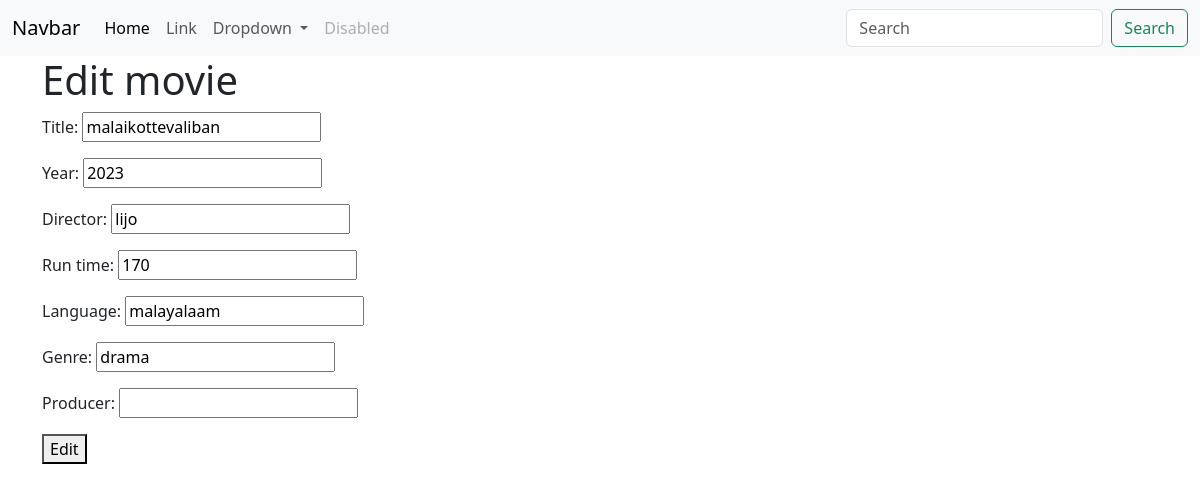
Screenshot of /movies/7/change/ with the database file from the repository.
### myapp/models.py (models this page shows, shortened)
class Movie(models.Model):
    title=models.CharField(max_length=200)
    year=models.CharField(max_length=200)
    director=models.CharField(max_length=200)
    run_time=models.PositiveIntegerField()
    language=models.CharField(max_length=200)
    genre=models.CharField(max_length=200)
    producer=models.CharField(max_length=200,null=True)

### myapp/views.py (the view, shortened to what this page needs)
# urls.py: path("movies/<int:pk>/change/",views.MovieUpdateView.as_view(),name="movie-edit")
class MovieUpdateView(View):
    def get(self,request,*args,**kwargs):
        id=kwargs.get("pk")#i
        movie_object=Movie.objects.get(id=id)#type of movie_object is queryset
        dictionary={
            "title":movie_object.title,
            "year":movie_object.year,
            "run_time":movie_object.run_time,
            "director":movie_object.director,
            "language":movie_object.language,
            "genre":movie_object.genre,
            "producer":movie_object.producer
        }
        form_instance=MovieForm(initial=dictionary)
        return render(request,"movie_edit.html",{"form":form_instance})

### myapp/forms.py
class MovieForm(forms.Form):
    title=forms.CharField()
    year=forms.CharField()
    director=forms.CharField()
    run_time=forms.IntegerField()
    language=forms.CharField()
    genre=forms.CharField()
    producer=forms.CharField()

### myapp/templates/movie_edit.html (shortened to what this page needs)
{%extends 'base.html'%}
{%block main_block%}
<div class="container">
    <h1>Edit movie</h1>
    <form action="" method="post">
      {{form.as_p}}
      <button type="submit">Edit</button>
    </form>
</div>
{%endblock%}

### rows the page displays
Movie: title "malaikottevaliban", year "2023", director "lijo", run_time "170", language "malayalaam", genre "drama"
